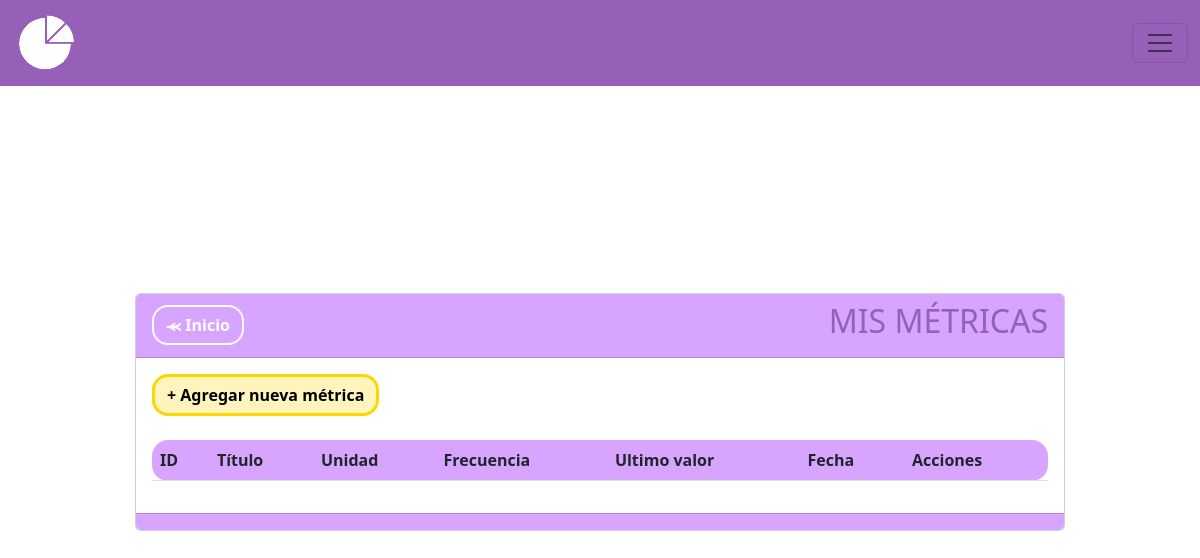
The app's page /metricas, older data.
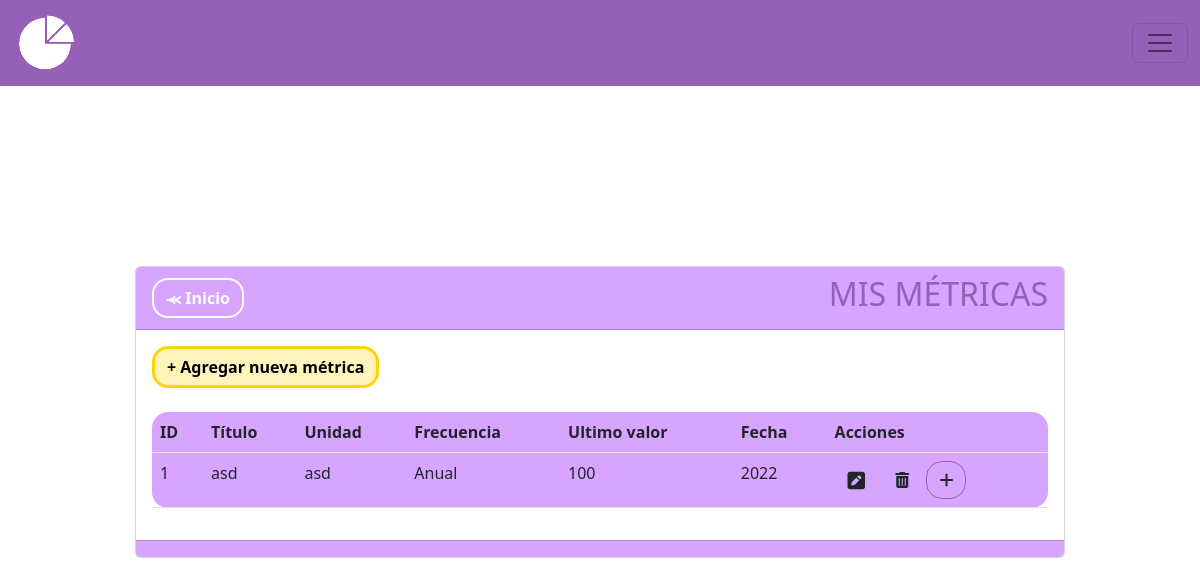
The same page, newer data.
### MIReApp/models.py (models this page shows, shortened)
class Metrica(models.Model):
    id = models.AutoField(primary_key=True)
    titulo = models.CharField(max_length=100,
                              verbose_name='Título',
                              unique= True,
                              validators= [
                                  RegexValidator(regex= r'^[a-zA-Z\s]*$',
                                                 message="El nombre no puede contener caracteres especiales.",
                                                 code='invalid_nombre')
                              ])
    descripcion = models.TextField(max_length=100, verbose_name='Descripción', blank=True, null=True)  #blank=True y null=True permiten que el campo se envie vacio
    unidad_medida = models.CharField(max_length=100,
                                        verbose_name='Unidad de Medida',
                                        validators= [
                                            RegexValidator(regex= r'^[a-zA-Z\s]*$',
                                                            message="La unidad de medida no puede contener caracteres especiales",
                                                            code='invalid_nombre')
                                        ])
    valor = models.IntegerField(verbose_name='Valor', validators=[MinValueValidator(0, message="El valor no puede ser negativo")], default=0)
    frecuencia = models.CharField(max_length=10, choices=FRECUENCIAS)
    year = models.PositiveIntegerField(verbose_name='Ingrese año:', validators=[validate_year])
    month = models.CharField(max_length=10, verbose_name='Ingrese mes:', choices=MESES, blank=True, null=True)
    semestral = models.CharField(max_length=15, verbose_name='Ingrese semestre:', choices=SEMESTRES, blank=True, null=True,)
    year2 = models.PositiveIntegerField(blank=True, null=True, verbose_name='Segundo año')

### MIReApp/views.py (the view)
# urls.py: path('metricas', views.metricas, name='metricas'),
def metricas(request):
    metricas = Metrica.objects.all()
    ultimos_valores = list()
    for u in metricas:
        if HistorialMetrica.objects.filter(metrica=u.id).order_by('año_historico'):
            t = list(HistorialMetrica.objects.filter(metrica=u.id).order_by('año_historico'))[-1] #Obtengo el la ultima instancia de la metrica
            u.valor = str(t.valor_historico) #Agrego en el campo valor, el valor de la ultima instancia
            u.year = str(t.año_historico) #Agrego en el campo año, el año de la ultima instancia
    return render(request, 'metricas/index.html', {'metrica': metricas})

### MIReApp/templates/metricas/index.html (shortened to what this page needs)
{% extends "base.html" %}
{% block contenido %}
<center>
    <link rel="stylesheet" href="https://cdnjs.cloudflare.com/ajax/libs/font-awesome/6.4.2/css/all.min.css">
    <div class="col-md-10 card" style="text-align: left;">
        <div class="card-header" style="background-color: #D7A5FF;">
            <div style="display: flex; justify-content: space-between; align-items: center;">
                <span><a href="{% url 'inicio' %}" class="btn btn-secondary rounded-4 fw-bold" style="background-color: transparent; color: #ffff;border-color: #ffff;border-width: 2px;">⪻ Inicio</a></span>
                <span><h2 style="color: #965FB8">MIS MÉTRICAS</h2></span>
            </div>
        </div>
        <div class="card-body">
            <a name="" id="" class="btn fw-bold rounded-4" style="background-color: #fff4bb;color: #000000;border-color: #ffd500;border-width: 3px;" href="{% url 'crear' %}">+ Agregar nueva métrica</a>
            <br>
            <br>
            <div class="table-responsive">
                <table class="table rounded-4" style="background-color: #D7A5FF;">
                    <thead>
                        <tr>
                            <th scope="col">ID</th>
                            <th scope="col">Título</th>
                            <th scope="col">Unidad</th>
                            <th scope="col">Frecuencia</th>
                            <th scope="col">Ultimo valor</th>
                            <th scope="col">Fecha</th>
                            <th scope="col">Acciones</th>
                        </tr>
                    </thead>
                    <tbody>
                        {% for metri in metrica %}
                        <tr class="">
                            <td scope="row">{{ metri.id }}</td>
                            <td>{{ metri.titulo }}</td>
                            <td>{{ metri.unidad_medida }}</td>
                            <td>{{ metri.frecuencia }}</td>
                            <td>{{ metri.valor }}</td>
                            <td>{{ metri.year }}</td>
                            <td>
                                <a name="" id="" class="btn" href="{% url 'editar' metri.id %}"><i class="fa-solid fa-square-pen fa-lg"></i></a>
                                <a name="" id="" class="btn" href="{% url 'eliminar' metri.id %}" role="button"><i class="fa-solid fa-trash-can"></i></a>
                                <a name="" id="" class="btn rounded-4" style="border-color: #965FB8" href="{% url 'historial_metrica' metri.id %}"><i class="fa-solid fa-plus"></i></a>
                            </td>
                        </tr>
                        {% endfor %}
                    </tbody>
                </table>
            </div>
        </div>
        <div class="card-footer text-muted" style="background-color: #D7A5FF;">
        </div>
    </div>
</center>
{% endblock %}

### MIReApp/templates/base.html (shortened to what this page needs)
{% load static %}
<!doctype html>
<html lang="en">
<head>
  <link type="text/css" href='{% static "css/base.css" %}' rel="stylesheet"/>
  <link href="https://cdn.jsdelivr.net/npm/bootstrap@5.2.1/dist/css/bootstrap.min.css" rel="stylesheet"
>
</head>
<body>
  <nav class="navbar bg-body-tertiary fixed-top" style="background-color: #965FB8; position: fixed;">
    <div class="container-fluid">
      <a class="nav-item nav-link fw-bold " style="color: #965FB8;" href="{% url 'inicio' %}" aria-current="page">
      <img src="/../static/images/grafiquita.png" class="rounded-3"></a>
      <button class="navbar-toggler" type="button" data-bs-toggle="offcanvas" data-bs-target="#offcanvasNavbar" aria-controls="offcanvasNavbar" aria-label="Toggle navigation" >
        <span class="navbar-toggler-icon"></span>
      </button>
    </div>
    </nav>
    <div class="container">
        <div class="row">
            <div class="col-12" id="formulario-container">
              <br>
              {% block contenido %} {% endblock %}
            </div>
        </div>
    </div>
</body>
</html>

### MIReApp/static/css/base.css (style rules this page uses)
html, body { margin: 0; width: 100%; height: 100%; display: flex; justify-content: center; align-items: center; font-family: 'Dosis', sans-serif; font-weight: 300; -webkit-user-select: none; -moz-user-select: none; -ms-user-select: none; user-select: none; }
h2 { color: #965FB8; }
button { color:rgb(255, 255, 255); background-color: #D7A5FF }

Row changes from the older to the newer data that the page shows:
added Metrica: id "1", titulo "asd", unidad_medida "asd", frecuencia "Anual", valor "100", year "2022"
